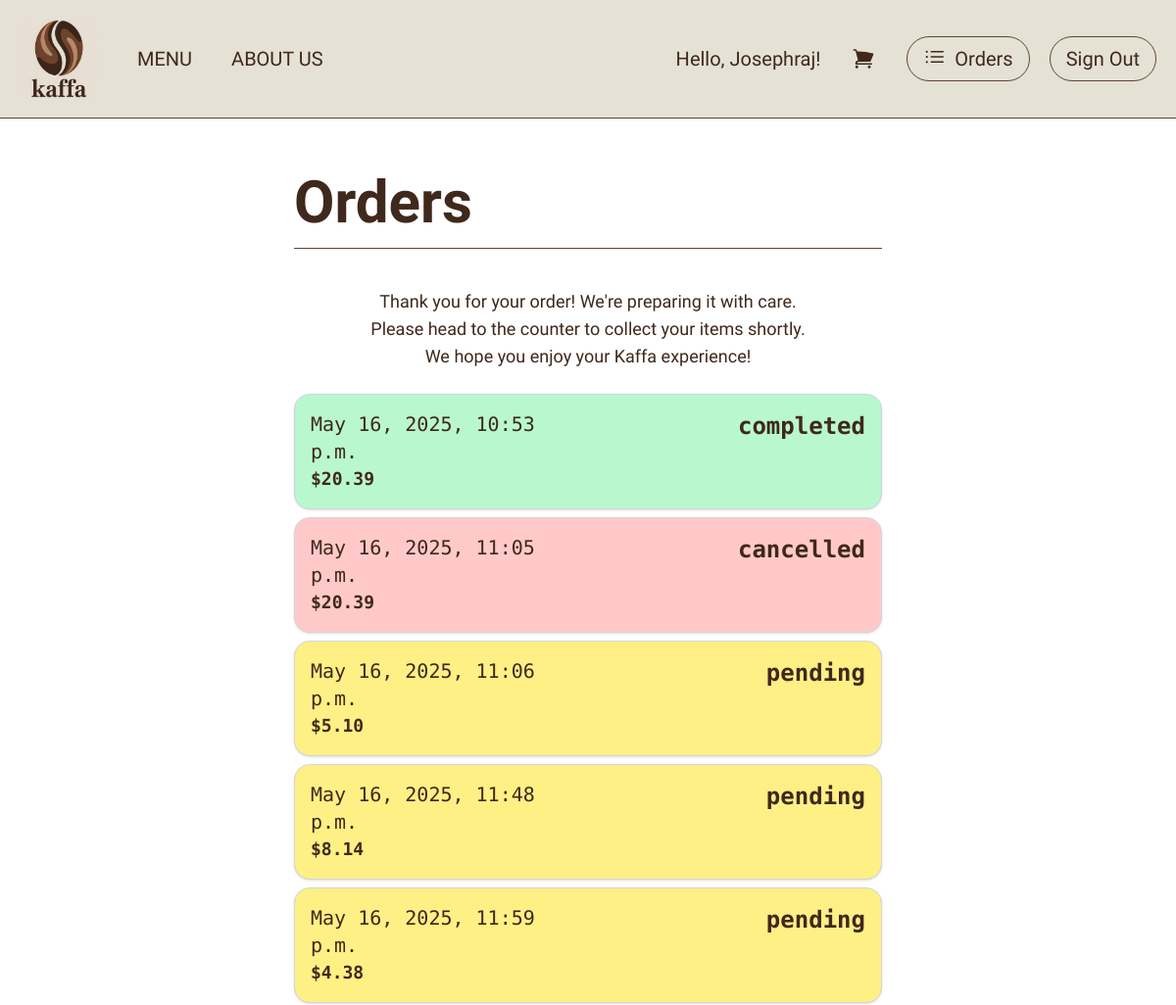
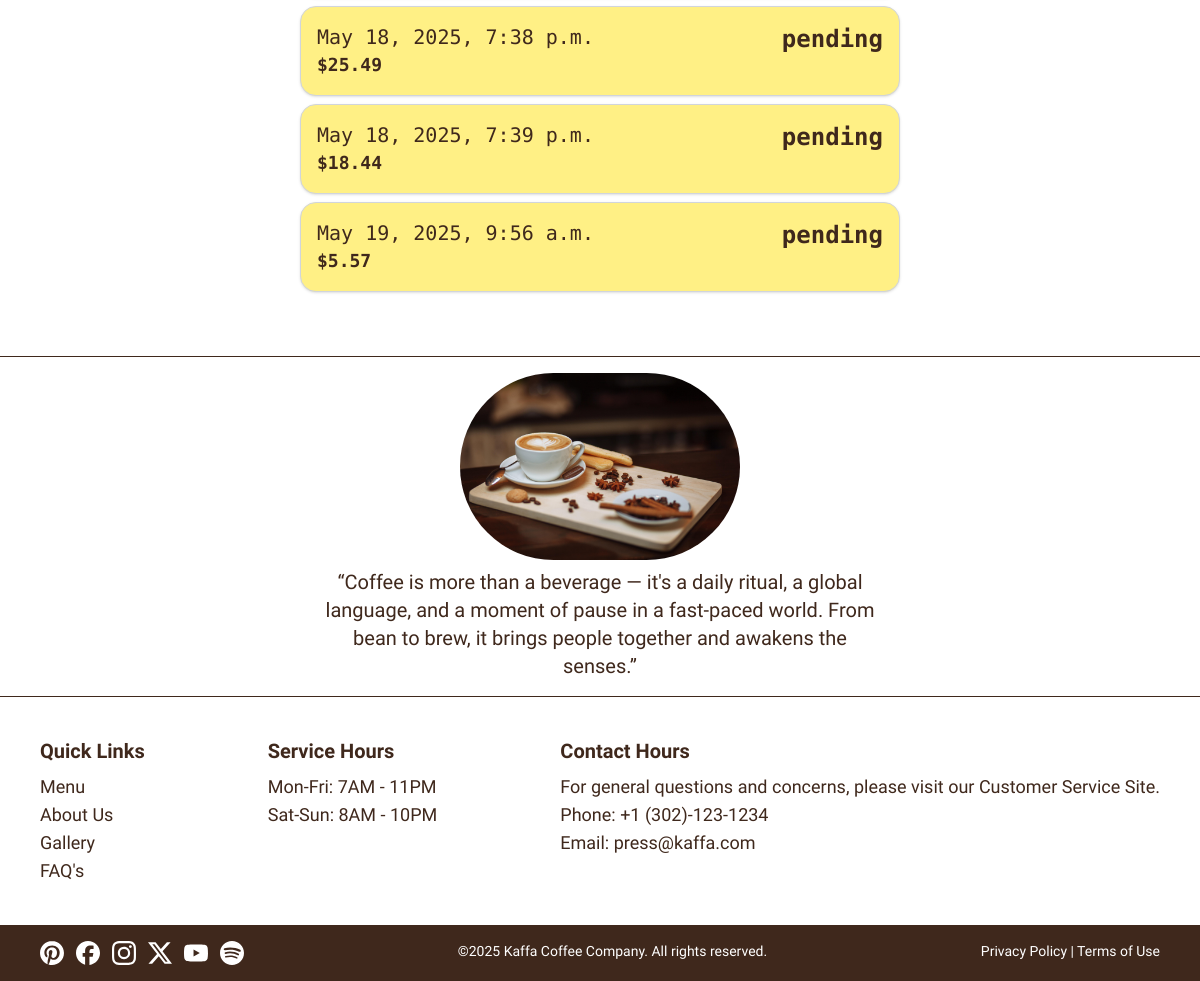
The page /menu/order (signed in) on the database as committed earlier (2 pictures, top to bottom).
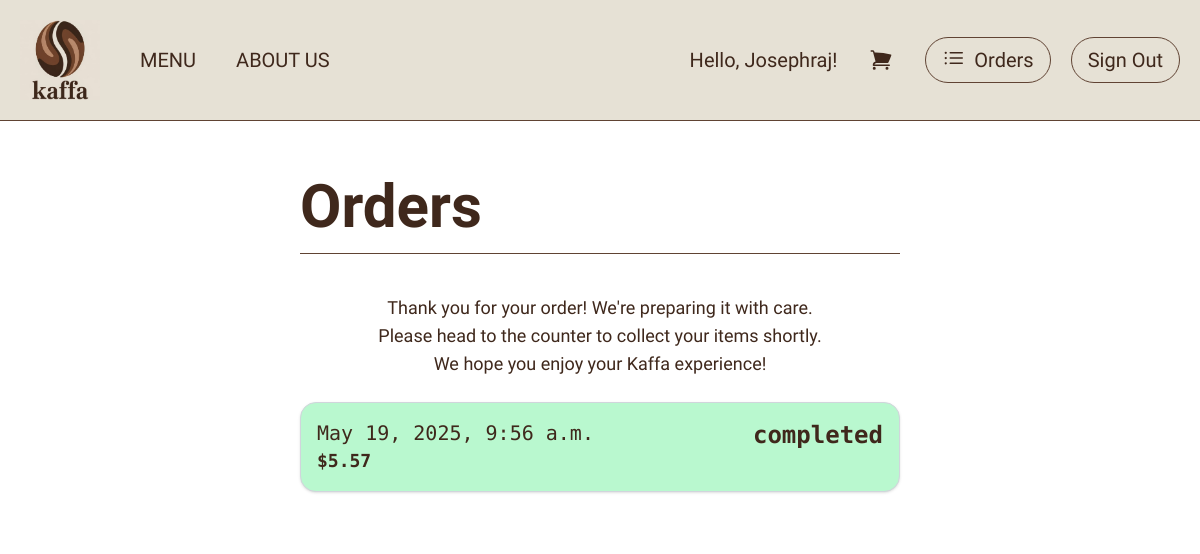
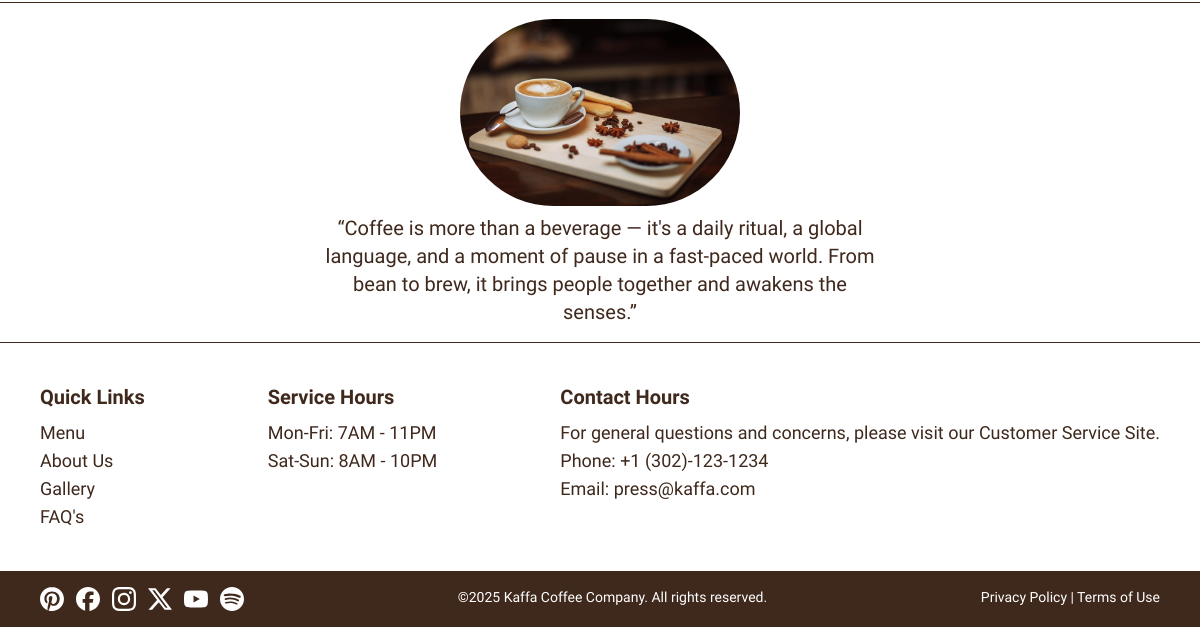
The same page on the database as committed later (2 pictures, top to bottom).
### users/models.py (models this page shows, shortened)
class User(AbstractUser):
    first_name = models.CharField(max_length=50)
    last_name = models.CharField(max_length=50)
    email = models.EmailField(unique=True)
    created_at = models.DateTimeField(auto_now_add=True)

### menu/models.py (models this page shows)
class Order(models.Model):
    STATUS_CHOICES = (
        ('pending', 'Pending'),
        ('completed', 'Completed'),
        ('cancelled', 'Cancelled'),
    )
    user = models.ForeignKey(settings.AUTH_USER_MODEL, on_delete=models.CASCADE)
    order_date = models.DateTimeField(auto_now_add=True)
    total_amount = models.DecimalField(max_digits=10, decimal_places=2)
    status = models.CharField(max_length=20, choices=STATUS_CHOICES, default='pending')
    def __str__(self):
        return f"Order #{self.id} - {self.user.username}"

### menu/views.py (the view, shortened to what this page needs)
# urls.py: path('order',views.confirmOrder, name='order'),
@login_required
def confirmOrder(request):
    context = {}
    orders = Order.objects.filter(user=request.user)
    context['orders'] = orders
    print('Context2: ', context)
    return render(request, 'order.html', context)

### menu/templates/order.html (shortened to what this page needs)
{% extends "base.html" %}
{% load static tailwind_tags %}
{% block content %}
<div class="flex w-full justify-center mb-10 font-atkinson-mono  text-[#3F281C]">
  <div class="w-1/2 font-light">
    <h1 class="flex text-6xl font-bold font-ranchers mb-10 border-b py-4 border-[#604333]">Orders</h1>
    <div class="text-center text-lg mb-6 font-ancizar-sans">
      <p>Thank you for your order! We're preparing it with care.</p>
      <p>Please head to the counter to collect your items shortly.</p>
      <p>We hope you enjoy your Kaffa experience!</p>
    </div>
    {% for order in orders %}
    <div class="flex border border-gray-300 shadow rounded-2xl mb-2 p-4 {% if order.status == 'pending' %} bg-yellow-200 {% elif order.status == 'completed' %} bg-green-200 {% elif order.status == 'cancelled' %} bg-red-200 {% endif %}">
        <div class="basis-1/2">
          <div class="text-xl">{{ order.order_date }}</div>
          <div class="flex text-center font-bold text-lg">
            ${{ order.total_amount }}
          </div>
        </div>
        <div class="flex basis-1/2 justify-end font-bold text-2xl items-start">{{ order.status }}</div>
    </div>
    {% endfor %}
  </div>
</div>
{% endblock content %}

### base/templates/base.html (shortened to what this page needs)
{% load static tailwind_tags %}
<!DOCTYPE html>
<html lang="en">
  <head>
    {% tailwind_css %}
  </head>
  <body>
    <div
      class="flex justify-between items-center p-5 mb-10 border-b-1 border-[#604333] bg-[#E6E1D5] text-[#3F281C] text-xl"
    >
      <div class="flex items-center gap-10">
        <a href="/">
          <img
            src="{% static 'img/logo.jpg' %}"
            alt="logo"
            class="h-20"
          />
        </a>
        <a
          href="{% url 'menu' %}"
          class="font-medium font-ranchers hover:underline hover:underline-offset-8 cursor-pointer" /* Use your new custom class */
        >
          MENU
        </a>
        <a
          href="{% url 'about us' %}"
          class="font-medium font-ranchers hover:underline hover:underline-offset-8 cursor-pointer"
        >
          ABOUT US
        </a>
      </div>
      <div class="flex items-center gap-5 font-ranchers">
        {% if user.is_authenticated %}
          <span class="font-medium">Hello,&nbsp;{{ user.first_name|default:user.email }}!</span>
          <a href="{% url 'cart' %}" class="p-3 hover:border hover:rounded-full">
          </a>
          <a href="{% url 'order' %}" class="flex gap-2 font-medium rounded-full border border-[#604333] px-4 py-2 hover:bg-[#3F281C] hover:text-[#E6E1D5] transition delay-50 cursor-pointer">
            <p>Orders</p>
          </a>
          <a
            href="{% url 'signout' %}"
            class="font-medium rounded-full border border-[#604333] px-4 py-2 hover:bg-[#3F281C] hover:text-[#E6E1D5] transition delay-50 cursor-pointer"
          >
            Sign Out
          </a>
        {% endif %}
      </div>
    </div>
    {% block content %}{% endblock content %}
    <footer class="pt-4 bg-[#E6E1D] text-[#3F281C] flex flex-col gap-10 font-ancizar-sans text-lg">
      <div class="flex flex-col gap-2 px-10 border-t border-b border-[#3F281C] py-4">
          <div class="flex justify-center">
              <img
                  src="{% static 'img/coffee2.jpg' %}"
                  alt="coffeecup"
                  class="w-1/4 rounded-full"
              />
          </div>
          <div class="flex justify-center">
              <p class="text-center font-thin text-xl w-1/2">
                  “Coffee is more than a beverage — it's a daily ritual, a global
                  language, and a moment of pause in a fast-paced world. From bean to
                  brew, it brings people together and awakens the senses.”
              </p>
          </div>
      </div>
      <div class="flex justify-between px-10">
        <div>
          <div class="text-xl mb-2 font-bold">Quick Links</div>
          <div class="font-light">
            <a href="menu">Menu</a><br />
            <a href="about-us">About Us</a><br />
            <a href="#">Gallery</a><br />
            <a href="#">FAQ's</a>
          </div>
        </div>
        <div>
          <div class="text-xl mb-2 font-bold">Service Hours</div>
          <div class="font-light">
            Mon-Fri: 7AM - 11PM <br />Sat-Sun: 8AM - 10PM
          </div>
        </div>
        <div>
          <div class="text-xl mb-2 font-bold">Contact Hours</div>
          <div class="font-light">
            For general questions and concerns, please visit our
            <a href="#">Customer Service Site.</a><br />Phone: +1
            (302)-123-1234<br />Email: press@kaffa.com
          </div>
        </div>
      </div>
      <div class="flex justify-between bg-[#3F281C] text-white px-10 py-4">
        <div class="flex gap-3">
          <a href="#">
            <img
              src="{% static 'img/pinterest.svg' %}"
              alt="pinterest"
              class="h-6 w-6 invert"
            />
          </a>
          <a href="#">
            <img
              src="{% static 'img/facebook.svg' %}"
              alt="facebook"
              class="h-6 w-6 invert"
            />
          </a>
          <a href="#">
            <img
              src="{% static 'img/instagram.svg' %}"
              alt="instagram"
              class="h-6 w-6 invert"
            />
          </a>
          <a href="#">
            <img
              src="{% static 'img/x.svg' %}"
              alt="x"
              class="h-6 w-6 invert"
            />
          </a>
          <a href="#">
            <img
              src="{% static 'img/youtube.svg' %}"
              alt="youtube"
              class="h-6 w-6 invert"
            />
          </a>
          <a href="#">
            <img
              src="{% static 'img/spotify.svg' %}"
              alt="spotify"
              class="h-6 w-6 invert"
            />
          </a>
        </div>
        <div class="text-sm text-[#E6E1D]">
          &copy;2025 Kaffa Coffee Company. All rights reserved.
        </div>
        <div class="text-sm text-[#E6E1D]">Privacy Policy | Terms of Use</div>
      </div>
    </footer>
  </body>
</html>

### base/templates/base.html (style rules this page uses)
.font-ranchers { font-family: 'Ranchers', sans-serif; }
.font-ancizar-sans { font-family: 'Ancizar Sans', sans-serif; }
.font-atkinson-mono { font-family: 'Atkinson Hyperlegible Mono', monospace; }

Rows that differ between the two databases and show on the page:
removed Order: order_date "May 16, 2025, 10:53 p.m.", total_amount "20.39", status "completed"
removed Order: order_date "May 16, 2025, 11:05 p.m.", total_amount "20.39", status "cancelled"
removed Order: order_date "May 16, 2025, 11:06 p.m.", total_amount "5.10", status "pending"
removed Order: order_date "May 16, 2025, 11:48 p.m.", total_amount "8.14", status "pending"
removed Order: order_date "May 16, 2025, 11:59 p.m.", total_amount "4.38", status "pending"
removed Order: order_date "May 18, 2025, 7:38 p.m.", total_amount "25.49", status "pending"
removed Order: order_date "May 18, 2025, 7:39 p.m.", total_amount "18.44", status "pending"
changed Order: status "pending" → "completed"
